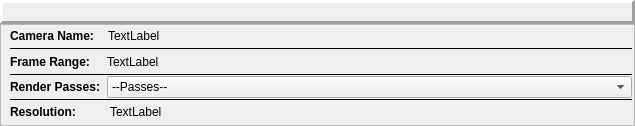
<?xml version="1.0" encoding="UTF-8"?>
<ui version="4.0">
 <class>Form</class>
 <widget class="QWidget" name="Form">
  <property name="geometry">
   <rect>
    <x>0</x>
    <y>0</y>
    <width>635</width>
    <height>126</height>
   </rect>
  </property>
  <property name="windowTitle">
   <string>Form</string>
  </property>
  <layout class="QVBoxLayout" name="verticalLayout_2">
   <property name="spacing">
    <number>0</number>
   </property>
   <property name="margin">
    <number>0</number>
   </property>
   <item>
    <widget class="QFrame" name="titleFrame">
     <property name="maximumSize">
      <size>
       <width>16777215</width>
       <height>24</height>
      </size>
     </property>
     <property name="frameShape">
      <enum>QFrame::Panel</enum>
     </property>
     <property name="frameShadow">
      <enum>QFrame::Raised</enum>
     </property>
     <property name="lineWidth">
      <number>3</number>
     </property>
     <property name="midLineWidth">
      <number>0</number>
     </property>
     <layout class="QHBoxLayout" name="horizontalLayout">
      <property name="spacing">
       <number>6</number>
      </property>
      <property name="leftMargin">
       <number>2</number>
      </property>
      <property name="topMargin">
       <number>0</number>
      </property>
      <property name="rightMargin">
       <number>1</number>
      </property>
      <property name="bottomMargin">
       <number>0</number>
      </property>
      <item>
       <widget class="QLabel" name="nameLabel">
        <property name="minimumSize">
         <size>
          <width>0</width>
          <height>20</height>
         </size>
        </property>
        <property name="maximumSize">
         <size>
          <width>16777215</width>
          <height>16777215</height>
         </size>
        </property>
        <property name="font">
         <font>
          <weight>75</weight>
          <bold>true</bold>
         </font>
        </property>
        <property name="styleSheet">
         <string>color: lightGreen;</string>
        </property>
        <property name="frameShape">
         <enum>QFrame::NoFrame</enum>
        </property>
        <property name="frameShadow">
         <enum>QFrame::Plain</enum>
        </property>
        <property name="text">
         <string/>
        </property>
       </widget>
      </item>
      <item>
       <widget class="QLabel" name="iconLabel">
        <property name="minimumSize">
         <size>
          <width>15</width>
          <height>0</height>
         </size>
        </property>
        <property name="text">
         <string/>
        </property>
       </widget>
      </item>
     </layout>
    </widget>
   </item>
   <item>
    <widget class="QFrame" name="frame">
     <property name="styleSheet">
      <string notr="true"/>
     </property>
     <property name="frameShape">
      <enum>QFrame::StyledPanel</enum>
     </property>
     <layout class="QHBoxLayout" name="horizontalLayout_2">
      <property name="margin">
       <number>0</number>
      </property>
      <item>
       <layout class="QVBoxLayout" name="verticalLayout">
        <property name="spacing">
         <number>0</number>
        </property>
        <property name="leftMargin">
         <number>9</number>
        </property>
        <property name="rightMargin">
         <number>2</number>
        </property>
        <property name="bottomMargin">
         <number>2</number>
        </property>
        <item>
         <layout class="QHBoxLayout" name="horizontalLayout_5">
          <item>
           <widget class="QLabel" name="label_3">
            <property name="font">
             <font>
              <weight>75</weight>
              <bold>true</bold>
             </font>
            </property>
            <property name="text">
             <string>Camera Name: </string>
            </property>
           </widget>
          </item>
          <item>
           <widget class="QLabel" name="cameraLabel">
            <property name="sizePolicy">
             <sizepolicy hsizetype="Expanding" vsizetype="Preferred">
              <horstretch>0</horstretch>
              <verstretch>0</verstretch>
             </sizepolicy>
            </property>
            <property name="minimumSize">
             <size>
              <width>0</width>
              <height>20</height>
             </size>
            </property>
            <property name="toolTip">
             <string>Camera name</string>
            </property>
            <property name="text">
             <string>TextLabel</string>
            </property>
            <property name="indent">
             <number>10</number>
            </property>
           </widget>
          </item>
         </layout>
        </item>
        <item>
         <widget class="Line" name="line_2">
          <property name="frameShadow">
           <enum>QFrame::Plain</enum>
          </property>
          <property name="orientation">
           <enum>Qt::Horizontal</enum>
          </property>
         </widget>
        </item>
        <item>
         <layout class="QHBoxLayout" name="horizontalLayout_6">
          <item>
           <widget class="QLabel" name="label_4">
            <property name="font">
             <font>
              <weight>75</weight>
              <bold>true</bold>
             </font>
            </property>
            <property name="text">
             <string>Frame Range:  </string>
            </property>
           </widget>
          </item>
          <item>
           <widget class="QLabel" name="frameLabel">
            <property name="sizePolicy">
             <sizepolicy hsizetype="Expanding" vsizetype="Preferred">
              <horstretch>0</horstretch>
              <verstretch>0</verstretch>
             </sizepolicy>
            </property>
            <property name="minimumSize">
             <size>
              <width>0</width>
              <height>20</height>
             </size>
            </property>
            <property name="toolTip">
             <string>Frame range</string>
            </property>
            <property name="text">
             <string>TextLabel</string>
            </property>
            <property name="indent">
             <number>10</number>
            </property>
            <property name="textInteractionFlags">
             <set>Qt::LinksAccessibleByMouse</set>
            </property>
           </widget>
          </item>
         </layout>
        </item>
        <item>
         <widget class="Line" name="line_3">
          <property name="frameShadow">
           <enum>QFrame::Plain</enum>
          </property>
          <property name="orientation">
           <enum>Qt::Horizontal</enum>
          </property>
         </widget>
        </item>
        <item>
         <layout class="QHBoxLayout" name="horizontalLayout_3">
          <item>
           <widget class="QLabel" name="label">
            <property name="sizePolicy">
             <sizepolicy hsizetype="Preferred" vsizetype="Preferred">
              <horstretch>0</horstretch>
              <verstretch>0</verstretch>
             </sizepolicy>
            </property>
            <property name="font">
             <font>
              <weight>75</weight>
              <bold>true</bold>
             </font>
            </property>
            <property name="toolTip">
             <string>Double click to open</string>
            </property>
            <property name="text">
             <string>Render Passes:  </string>
            </property>
           </widget>
          </item>
          <item>
           <widget class="QComboBox" name="passesBox">
            <property name="sizePolicy">
             <sizepolicy hsizetype="Expanding" vsizetype="Fixed">
              <horstretch>0</horstretch>
              <verstretch>0</verstretch>
             </sizepolicy>
            </property>
            <item>
             <property name="text">
              <string>--Passes--</string>
             </property>
            </item>
           </widget>
          </item>
         </layout>
        </item>
        <item>
         <widget class="Line" name="line">
          <property name="frameShadow">
           <enum>QFrame::Plain</enum>
          </property>
          <property name="orientation">
           <enum>Qt::Horizontal</enum>
          </property>
         </widget>
        </item>
        <item>
         <layout class="QHBoxLayout" name="horizontalLayout_4">
          <item>
           <widget class="QLabel" name="label_2">
            <property name="font">
             <font>
              <weight>75</weight>
              <bold>true</bold>
             </font>
            </property>
            <property name="toolTip">
             <string>Double click to open</string>
            </property>
            <property name="text">
             <string>Resolution:       </string>
            </property>
           </widget>
          </item>
          <item>
           <widget class="QLabel" name="resolutionLabel">
            <property name="sizePolicy">
             <sizepolicy hsizetype="Expanding" vsizetype="Preferred">
              <horstretch>0</horstretch>
              <verstretch>0</verstretch>
             </sizepolicy>
            </property>
            <property name="minimumSize">
             <size>
              <width>0</width>
              <height>20</height>
             </size>
            </property>
            <property name="toolTip">
             <string>Double click to open location</string>
            </property>
            <property name="text">
             <string>TextLabel</string>
            </property>
            <property name="indent">
             <number>10</number>
            </property>
            <property name="textInteractionFlags">
             <set>Qt::LinksAccessibleByMouse|Qt::TextSelectableByMouse</set>
            </property>
           </widget>
          </item>
         </layout>
        </item>
       </layout>
      </item>
     </layout>
    </widget>
   </item>
  </layout>
 </widget>
 <resources/>
 <connections/>
</ui>
